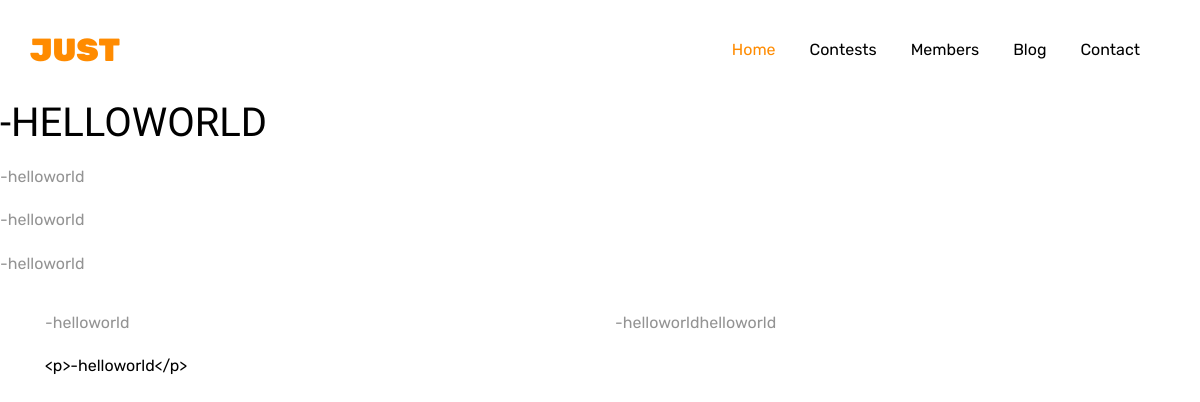
The app's page /home/problemlist/five/, older data.
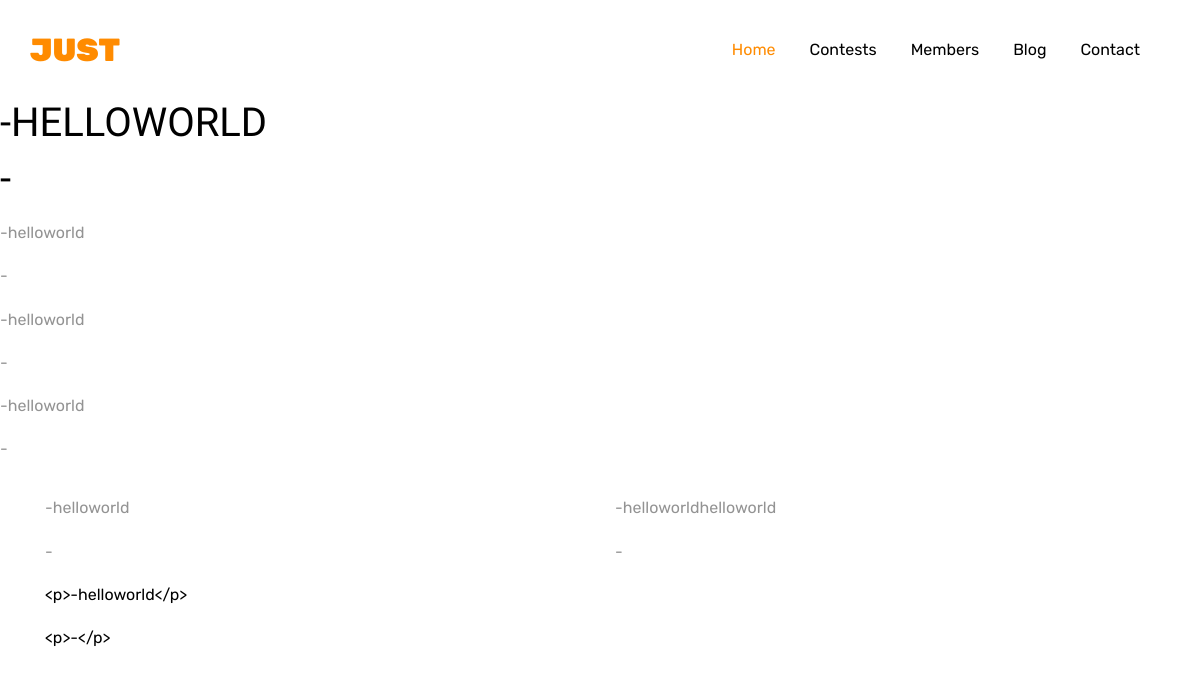
The same page, newer data.
### createcontest/models.py (models this page shows, shortened)
class Createcontest(models.Model):
	contest_name = models.CharField(max_length=50,default='-')
	contest_setter = models.CharField(max_length=50,default='-')
	problem_name_1 = models.CharField(max_length=50,default='-')
	problem_time_limit_1 = models.CharField(max_length=50,default='-')
	problem_memory_limit_1 = models.CharField(max_length=50,default='-')
	problem_description_1 = RichTextField(default='-');
	problem_input_1 = RichTextField(default='-');
	problem_output_1 = RichTextField(default='-');
	problem_note_1 = RichTextField(default=' ')
	problem_name_2 = models.CharField(max_length=50,default='-')
	problem_time_limit_2 = models.CharField(max_length=50,default='-')
	problem_memory_limit_2 = models.CharField(max_length=50,default='-')
	problem_description_2 = RichTextField(default='-');
	problem_input_2 = RichTextField(default='-');
	problem_output_2 = RichTextField(default='-');
	problem_note_2 = RichTextField(default=' ')
	problem_name_3 = models.CharField(max_length=50,default='-')
	problem_time_limit_3 = models.CharField(max_length=50,default='-')
	problem_memory_limit_3 = models.CharField(max_length=50,default='-')
	problem_description_3 = RichTextField(default='-');
	problem_input_3 = RichTextField(default='-');
	problem_output_3 = RichTextField(default='-');
	problem_note_3 = RichTextField(default=' ')
	problem_name_4 = models.CharField(max_length=50,default='-')
	problem_time_limit_4 = models.CharField(max_length=50,default='-')
	problem_memory_limit_4 = models.CharField(max_length=50,default='-')
	problem_description_4 = RichTextField(default='-');
	problem_input_4 = RichTextField(default='-');
	problem_output_4 = RichTextField(default='-');
	problem_note_4 = RichTextField(default=' ')
	problem_name_5 = models.CharField(max_length=50,default='-')
	problem_time_limit_5 = models.CharField(max_length=50,default='-')
	problem_memory_limit_5 = models.CharField(max_length=50,default='-')
	problem_description_5 = RichTextField(default='-');
	problem_input_5 = RichTextField(default='-');
	problem_output_5 = RichTextField(default='-');
	problem_note_5 = RichTextField(default=' ')

### createcontest/views.py (the view)
# urls.py: url(r'^home/problemlist/five/$',views.five,name='five'),
def five(request):
	sitename = 'Problem 5'
	contest = Createcontest.objects.all()
	args = {'sitename':sitename,'contest':contest}
	return render(request,'front/five.html',args)

### createcontest/templates/front/five.html
{% extends 'front/master.html' %}
{% block mainblock %}
{% for i in contest %}
<h1 style="color: black;">{{i.problem_name_5 | safe}}</h1>
{% endfor %}
{% for i in contest %}
<p>{{i.problem_time_limit_5 | safe}}</p>
{% endfor %}
{% for i in contest %}
<p>{{i.problem_memory_limit_5 | safe}}</p>
{% endfor %}
{% for i in contest %}
<p style="color: black;">{{i.problem_description_5 | safe}}</p>
{% endfor %}
<div class="container">
  <div class="row">
    <div class="col-sm">
		{% for i in contest %}
  	  <p style="color: black;">{{i.problem_input_5 | safe}}</p>
  	  {% endfor %}
    </div>
    <div class="col-sm">
		{% for i in contest %}
  	  <p style="color: black;">{{i.problem_output_5 | safe}}</p>
  	  {% endfor %}
  </div>
</div>
{% for i in contest %}
<p style="color: black;">{{i.problem_note_5}}</p>
{% endfor %}
{% endblock %}

Row changes from the older to the newer data that the page shows:
added Createcontest: problem_name_5 "-", problem_time_limit_5 "-", problem_memory_limit_5 "-", problem_description_5 "-", problem_input_5 "-", problem_output_5 "-", problem_note_5 "<p>-</p>"
